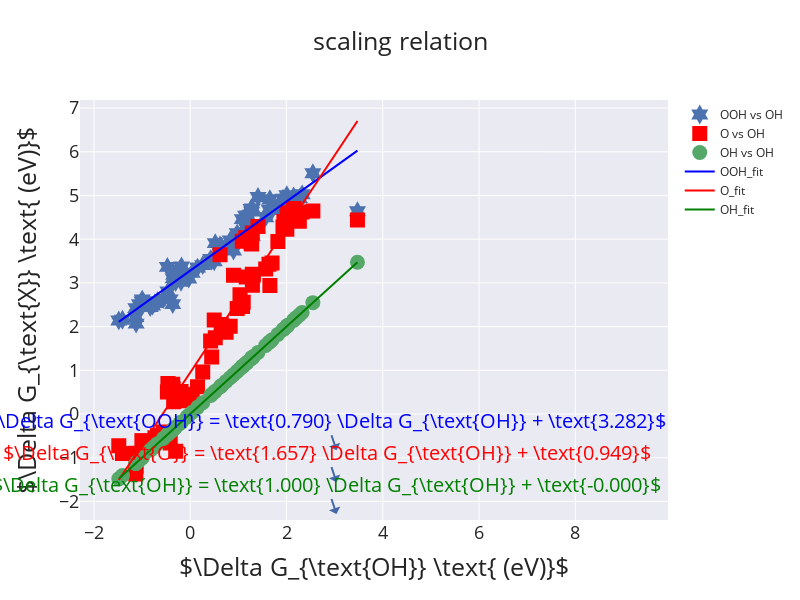

The code cell stored with this chart in its notebook:
### Code cell
trace1 = go.Scatter(x = df_cleaned['DG_OH'], y = df_cleaned['DG_OOH'], name = 'OOH vs OH',
                    text = df_cleaned['formula'],
                    mode = 'markers', marker = dict(size = 15, symbol = 18))

trace2 = go.Scatter(x = df_cleaned['DG_OH'], y = df_cleaned['DG_O'], name = 'O vs OH',
                    text = df_cleaned['formula'],
                    mode = 'markers', marker = dict(size = 15, symbol = 30,
                                                    color = 'rgb(255,0,0)'))
trace3 = go.Scatter(x = df_cleaned['DG_OH'], y = df_cleaned['DG_OH'], name = 'OH vs OH',
                    text = df_cleaned['formula'],
                    mode = 'markers', marker = dict(size = 15, symbol = 0))

trace4 = go.Scatter(x=x_range, y= y1_range, name = 'OOH_fit',
                    mode = 'lines', marker=dict(color = 'blue'))
trace5 = go.Scatter(x=x_range, y= y2_range, name = 'O_fit',
                    mode = 'lines', marker=dict(color = 'red'))
trace6 = go.Scatter(x=x_range, y= y3_range, name = 'OH_fit',
                    mode = 'lines', marker=dict(color = 'green'))

data = [trace1, trace2, trace3, trace4, trace5, trace6]

layout = go.Layout(height = 600, width = 800, title = 'scaling relation',
                   titlefont = dict(size = 25), template= 'seaborn',
                    )

fig = go.Figure(data = data, layout = layout)

fig.update_xaxes(title_text = r'$\Delta G_{\text{OH}} \text{ (eV)}$', titlefont = dict(size = 25),
                 tickfont = dict(size=18),
                   zeroline = False,
                   gridwidth = 1)
fig.update_yaxes(title_text = r'$\Delta G_{\text{X}} \text{ (eV)}$', titlefont = dict(size = 25),
                 tickfont = dict(size=18),
                   zeroline = False,
                   gridwidth = 1)
annotations = []
annotations.append(dict(x=2, y= 1,
                        text = r'$\Delta G_{\text{OOH}} = \text{%4.3f} \Delta G_{\text{OH}} + \text{%4.3f}$'
                               % (coeff_OOH, intercept_OOH),
                        xshift = 50, yshift = -80,
                        font = dict(size = 20, color = 'blue')))
annotations.append(dict(x=2, y= 0.5, text = r'$\Delta G_{\text{O}} = \text{%4.3f} \Delta G_{\text{OH}} + \text{%4.3f}$'
                                          % (coeff_O, intercept_O),
                        xshift = 50, yshift = -90,
                        font = dict(size = 20, color = 'red')))

annotations.append(dict(x=2, y= 0, text = r'$\Delta G_{\text{OH}} = \text{%4.3f} \Delta G_{\text{OH}} + \text{%4.3f}$'
                                          % (coeff_OH, intercept_OH),
                        xshift = 50, yshift = -100,
                        font = dict(size = 20, color = 'green')))

fig.update_layout(annotations = annotations)

# plot(fig, auto_open = True, filename = 'plots/scaling_relations.html', include_mathjax='cdn')
fig.show()
# py.iplot(fig)

### Figure 1 — Plotly figure (JSON) as saved in the notebook; plotly's stock layout.template omitted (floating-point values rounded to 4 significant figures)
{"data": [{"marker": {"size": 15, "symbol": 18}, "mode": "markers", "name": "OOH vs OH", "text": ["SrTcO3", "BaFeO3", "BaMoO3", "KTaO3", "BaZrO3", "SrFeO3", "KTcO3", "NaTcO3", "BaHfO3", "SrTiO3", "SrCuO3", "KNbO3", "NaTaO3", "BaScO3", "BaPdO3", "SrHfO3", "NaOsO3", "TlTcO3", "KReO3", "SrRuO3", "KHfO3", "SrVO3", "KOsO3", "TaAgO3", "SrNiO3", "RbIrO3", "NaReO3", "SrMnO3", "CaFeO3", "SrZrO3", "RbTaO3", "SrCoO3", "KZrO3", "CaTiO3", "NaRuO3", "LiTcO3", "SrPdO3", "KWO3", "KRhO3", "BaCuO3", "RbNbO3", "BaOsO3", "BaRuO3", "KRuO3", "SrMoO3", "NaTiO3", "SrScO3", "SrRhO3", "NaMoO3", "BaRhO3", "BaPtO3", "CaVO3", "KMoO3", "SrCrO3", "RbRhO3", "BaVO3", "CaCoO3", "CaMnO3", "KPtO3", "BaNiO3", "BaMnO3", "SrIrO3", "NaVO3", "NaFeO3", "BaIrO3", "RbReO3", "CaRuO3", "RbPdO3", "CaHfO3", "TlWO3", "RbPtO3"], "type": "scatter", "x": [-0.782, 2.024, -0.302, -1.001, 1.29, 2.026, 0.04, -0.067, 1.191, 1.276, 2.007, -0.217, -1.129, 2.147, 1.7, 1.081, -0.354, -0.031, -0.733, 0.26, 1.946, -0.191, -0.464, -1.056, 3.474, 0.976, -0.831, 2.548, 1.927, 1.151, -0.997, 1.163, 2.007, 1.263, 0.746, 0.152, 0.899, -1.124, 1.568, 1.821, -0.344, -1.484, 0.446, 0.83, -1.13, 2.205, 2.146, 0.499, -0.415, 1.086, 1.101, -0.181, -0.558, 0.646, 1.29, -0.474, 1.636, 1.408, 1.292, 2.267, 1.655, 0.424, 0.52, 2.325, 0.646, -0.678, -0.363, 1.313, 0.619, -1.407, 1.034], "y": [2.481, 4.917, 3.019, 2.575, 4.706, 4.94, 3.231, 3.149, 4.537, 4.632, 5.007, 3.298, 2.423, 4.977, 4.665, 4.46, 3.103, 3.1, 2.539, 3.406, 4.806, 3.026, 2.802, 2.512, 4.641, 4.135, 2.449, 5.509, 4.926, 4.537, 2.619, 4.261, 4.825, 4.692, 3.804, 3.351, 3.741, 2.067, 4.504, 4.755, 3.187, 2.141, 3.513, 3.972, 2.216, 4.918, 4.963, 3.496, 2.624, 4.115, 4.159, 3.376, 2.632, 3.829, 4.069, 3.366, 4.683, 4.967, 4.28, 4.943, 4.914, 3.546, 3.911, 5.028, 3.828, 2.581, 2.514, 4.231, 3.86, 2.157, 4.02]}, {"marker": {"color": "rgb(255,0,0)", "size": 15, "symbol": 30}, "mode": "markers", "name": "O vs OH", "text": ["SrTcO3", "BaFeO3", "BaMoO3", "KTaO3", "BaZrO3", "SrFeO3", "KTcO3", "NaTcO3", "BaHfO3", "SrTiO3", "SrCuO3", "KNbO3", "NaTaO3", "BaScO3", "BaPdO3", "SrHfO3", "NaOsO3", "TlTcO3", "KReO3", "SrRuO3", "KHfO3", "SrVO3", "KOsO3", "TaAgO3", "SrNiO3", "RbIrO3", "NaReO3", "SrMnO3", "CaFeO3", "SrZrO3", "RbTaO3", "SrCoO3", "KZrO3", "CaTiO3", "NaRuO3", "LiTcO3", "SrPdO3", "KWO3", "KRhO3", "BaCuO3", "RbNbO3", "BaOsO3", "BaRuO3", "KRuO3", "SrMoO3", "NaTiO3", "SrScO3", "SrRhO3", "NaMoO3", "BaRhO3", "BaPtO3", "CaVO3", "KMoO3", "SrCrO3", "RbRhO3", "BaVO3", "CaCoO3", "CaMnO3", "KPtO3", "BaNiO3", "BaMnO3", "SrIrO3", "NaVO3", "NaFeO3", "BaIrO3", "RbReO3", "CaRuO3", "RbPdO3", "CaHfO3", "TlWO3", "RbPtO3"], "type": "scatter", "x": [-0.782, 2.024, -0.302, -1.001, 1.29, 2.026, 0.04, -0.067, 1.191, 1.276, 2.007, -0.217, -1.129, 2.147, 1.7, 1.081, -0.354, -0.031, -0.733, 0.26, 1.946, -0.191, -0.464, -1.056, 3.474, 0.976, -0.831, 2.548, 1.927, 1.151, -0.997, 1.163, 2.007, 1.263, 0.746, 0.152, 0.899, -1.124, 1.568, 1.821, -0.344, -1.484, 0.446, 0.83, -1.13, 2.205, 2.146, 0.499, -0.415, 1.086, 1.101, -0.181, -0.558, 0.646, 1.29, -0.474, 1.636, 1.408, 1.292, 2.267, 1.655, 0.424, 0.52, 2.325, 0.646, -0.678, -0.363, 1.313, 0.619, -1.407, 1.034], "y": [-0.707, 4.452, -0.853, -0.614, 4.143, 4.606, 0.446, 0.301, 4.023, 3.889, 4.23, 0.465, -0.899, 4.7, 3.455, 3.952, 0.577, 0.313, -0.544, 0.96, 4.407, 0.516, 0.699, -0.969, 4.437, 2.415, -0.697, 4.648, 4.277, 4.034, -0.617, 3.136, 4.516, 3.911, 1.871, 0.621, 3.176, -1.2, 3.321, 3.95, 0.282, -0.728, 1.303, 2.006, -1.375, 4.568, 4.677, 2.151, -0.665, 2.461, 2.56, 0.389, -0.412, 2.046, 3.2, 0.504, 3.425, 4.289, 2.948, 4.41, 2.943, 1.673, 1.743, 4.625, 1.989, -0.492, 0.68, 3.183, 3.642, -0.904, 2.727]}, {"marker": {"size": 15, "symbol": 0}, "mode": "markers", "name": "OH vs OH", "text": ["SrTcO3", "BaFeO3", "BaMoO3", "KTaO3", "BaZrO3", "SrFeO3", "KTcO3", "NaTcO3", "BaHfO3", "SrTiO3", "SrCuO3", "KNbO3", "NaTaO3", "BaScO3", "BaPdO3", "SrHfO3", "NaOsO3", "TlTcO3", "KReO3", "SrRuO3", "KHfO3", "SrVO3", "KOsO3", "TaAgO3", "SrNiO3", "RbIrO3", "NaReO3", "SrMnO3", "CaFeO3", "SrZrO3", "RbTaO3", "SrCoO3", "KZrO3", "CaTiO3", "NaRuO3", "LiTcO3", "SrPdO3", "KWO3", "KRhO3", "BaCuO3", "RbNbO3", "BaOsO3", "BaRuO3", "KRuO3", "SrMoO3", "NaTiO3", "SrScO3", "SrRhO3", "NaMoO3", "BaRhO3", "BaPtO3", "CaVO3", "KMoO3", "SrCrO3", "RbRhO3", "BaVO3", "CaCoO3", "CaMnO3", "KPtO3", "BaNiO3", "BaMnO3", "SrIrO3", "NaVO3", "NaFeO3", "BaIrO3", "RbReO3", "CaRuO3", "RbPdO3", "CaHfO3", "TlWO3", "RbPtO3"], "type": "scatter", "x": [-0.782, 2.024, -0.302, -1.001, 1.29, 2.026, 0.04, -0.067, 1.191, 1.276, 2.007, -0.217, -1.129, 2.147, 1.7, 1.081, -0.354, -0.031, -0.733, 0.26, 1.946, -0.191, -0.464, -1.056, 3.474, 0.976, -0.831, 2.548, 1.927, 1.151, -0.997, 1.163, 2.007, 1.263, 0.746, 0.152, 0.899, -1.124, 1.568, 1.821, -0.344, -1.484, 0.446, 0.83, -1.13, 2.205, 2.146, 0.499, -0.415, 1.086, 1.101, -0.181, -0.558, 0.646, 1.29, -0.474, 1.636, 1.408, 1.292, 2.267, 1.655, 0.424, 0.52, 2.325, 0.646, -0.678, -0.363, 1.313, 0.619, -1.407, 1.034], "y": [-0.782, 2.024, -0.302, -1.001, 1.29, 2.026, 0.04, -0.067, 1.191, 1.276, 2.007, -0.217, -1.129, 2.147, 1.7, 1.081, -0.354, -0.031, -0.733, 0.26, 1.946, -0.191, -0.464, -1.056, 3.474, 0.976, -0.831, 2.548, 1.927, 1.151, -0.997, 1.163, 2.007, 1.263, 0.746, 0.152, 0.899, -1.124, 1.568, 1.821, -0.344, -1.484, 0.446, 0.83, -1.13, 2.205, 2.146, 0.499, -0.415, 1.086, 1.101, -0.181, -0.558, 0.646, 1.29, -0.474, 1.636, 1.408, 1.292, 2.267, 1.655, 0.424, 0.52, 2.325, 0.646, -0.678, -0.363, 1.313, 0.619, -1.407, 1.034]}, {"marker": {"color": "blue"}, "mode": "lines", "name": "OOH_fit", "type": "scatter", "x": [-1.484, -1.434, -1.384, -1.334, -1.284, -1.234, -1.184, -1.133, -1.083, -1.033, -0.9832, -0.9331, -0.883, -0.8329, -0.7829, -0.7328, -0.6827, -0.6326, -0.5825, -0.5325, -0.4824, -0.4323, -0.3822, -0.3321, -0.2821, -0.232, -0.1819, -0.1318, -0.08174, -0.03166, 0.01842, 0.06851, 0.1186, 0.1687, 0.2187, 0.2688, 0.3189, 0.369, 0.4191, 0.4692, 0.5192, 0.5693, 0.6194, 0.6695, 0.7196, 0.7696, 0.8197, 0.8698, 0.9199, 0.97, 1.02, 1.07, 1.12, 1.17, 1.22, 1.27, 1.321, 1.371, 1.421, 1.471, 1.521, 1.571, 1.621, 1.671, 1.721, 1.771, 1.821, 1.871, 1.921, 1.972, 2.022, 2.072, 2.122, 2.172, 2.222, 2.272, 2.322, 2.372, 2.422, 2.472, 2.522, 2.573, 2.623, 2.673, 2.723, 2.773, 2.823, 2.873, 2.923, 2.973, 3.023, 3.073, 3.123, 3.174, 3.224, 3.274, 3.324, 3.374, 3.424, 3.474], "y": [2.109, 2.149, 2.188, 2.228, 2.268, 2.307, 2.347, 2.386, 2.426, 2.465, 2.505, 2.545, 2.584, 2.624, 2.663, 2.703, 2.742, 2.782, 2.822, 2.861, 2.901, 2.94, 2.98, 3.019, 3.059, 3.099, 3.138, 3.178, 3.217, 3.257, 3.296, 3.336, 3.376, 3.415, 3.455, 3.494, 3.534, 3.573, 3.613, 3.653, 3.692, 3.732, 3.771, 3.811, 3.85, 3.89, 3.93, 3.969, 4.009, 4.048, 4.088, 4.127, 4.167, 4.207, 4.246, 4.286, 4.325, 4.365, 4.404, 4.444, 4.484, 4.523, 4.563, 4.602, 4.642, 4.681, 4.721, 4.761, 4.8, 4.84, 4.879, 4.919, 4.958, 4.998, 5.038, 5.077, 5.117, 5.156, 5.196, 5.235, 5.275, 5.315, 5.354, 5.394, 5.433, 5.473, 5.512, 5.552, 5.592, 5.631, 5.671, 5.71, 5.75, 5.789, 5.829, 5.869, 5.908, 5.948, 5.987, 6.027]}, {"marker": {"color": "red"}, "mode": "lines", "name": "O_fit", "type": "scatter", "x": [-1.484, -1.434, -1.384, -1.334, -1.284, -1.234, -1.184, -1.133, -1.083, -1.033, -0.9832, -0.9331, -0.883, -0.8329, -0.7829, -0.7328, -0.6827, -0.6326, -0.5825, -0.5325, -0.4824, -0.4323, -0.3822, -0.3321, -0.2821, -0.232, -0.1819, -0.1318, -0.08174, -0.03166, 0.01842, 0.06851, 0.1186, 0.1687, 0.2187, 0.2688, 0.3189, 0.369, 0.4191, 0.4692, 0.5192, 0.5693, 0.6194, 0.6695, 0.7196, 0.7696, 0.8197, 0.8698, 0.9199, 0.97, 1.02, 1.07, 1.12, 1.17, 1.22, 1.27, 1.321, 1.371, 1.421, 1.471, 1.521, 1.571, 1.621, 1.671, 1.721, 1.771, 1.821, 1.871, 1.921, 1.972, 2.022, 2.072, 2.122, 2.172, 2.222, 2.272, 2.322, 2.372, 2.422, 2.472, 2.522, 2.573, 2.623, 2.673, 2.723, 2.773, 2.823, 2.873, 2.923, 2.973, 3.023, 3.073, 3.123, 3.174, 3.224, 3.274, 3.324, 3.374, 3.424, 3.474], "y": [-1.51, -1.427, -1.344, -1.261, -1.178, -1.095, -1.012, -0.9289, -0.8459, -0.763, -0.68, -0.597, -0.514, -0.4311, -0.3481, -0.2651, -0.1821, -0.09915, -0.01617, 0.0668, 0.1498, 0.2328, 0.3157, 0.3987, 0.4817, 0.5647, 0.6476, 0.7306, 0.8136, 0.8966, 0.9795, 1.063, 1.146, 1.228, 1.311, 1.394, 1.477, 1.56, 1.643, 1.726, 1.809, 1.892, 1.975, 2.058, 2.141, 2.224, 2.307, 2.39, 2.473, 2.556, 2.639, 2.722, 2.805, 2.888, 2.971, 3.054, 3.137, 3.22, 3.303, 3.386, 3.469, 3.552, 3.635, 3.718, 3.801, 3.884, 3.967, 4.05, 4.133, 4.216, 4.299, 4.382, 4.465, 4.548, 4.631, 4.714, 4.796, 4.879, 4.962, 5.045, 5.128, 5.211, 5.294, 5.377, 5.46, 5.543, 5.626, 5.709, 5.792, 5.875, 5.958, 6.041, 6.124, 6.207, 6.29, 6.373, 6.456, 6.539, 6.622, 6.705]}, {"marker": {"color": "green"}, "mode": "lines", "name": "OH_fit", "type": "scatter", "x": [-1.484, -1.434, -1.384, -1.334, -1.284, -1.234, -1.184, -1.133, -1.083, -1.033, -0.9832, -0.9331, -0.883, -0.8329, -0.7829, -0.7328, -0.6827, -0.6326, -0.5825, -0.5325, -0.4824, -0.4323, -0.3822, -0.3321, -0.2821, -0.232, -0.1819, -0.1318, -0.08174, -0.03166, 0.01842, 0.06851, 0.1186, 0.1687, 0.2187, 0.2688, 0.3189, 0.369, 0.4191, 0.4692, 0.5192, 0.5693, 0.6194, 0.6695, 0.7196, 0.7696, 0.8197, 0.8698, 0.9199, 0.97, 1.02, 1.07, 1.12, 1.17, 1.22, 1.27, 1.321, 1.371, 1.421, 1.471, 1.521, 1.571, 1.621, 1.671, 1.721, 1.771, 1.821, 1.871, 1.921, 1.972, 2.022, 2.072, 2.122, 2.172, 2.222, 2.272, 2.322, 2.372, 2.422, 2.472, 2.522, 2.573, 2.623, 2.673, 2.723, 2.773, 2.823, 2.873, 2.923, 2.973, 3.023, 3.073, 3.123, 3.174, 3.224, 3.274, 3.324, 3.374, 3.424, 3.474], "y": [-1.484, -1.434, -1.384, -1.334, -1.284, -1.234, -1.184, -1.133, -1.083, -1.033, -0.9832, -0.9331, -0.883, -0.8329, -0.7829, -0.7328, -0.6827, -0.6326, -0.5825, -0.5325, -0.4824, -0.4323, -0.3822, -0.3321, -0.2821, -0.232, -0.1819, -0.1318, -0.08174, -0.03166, 0.01842, 0.06851, 0.1186, 0.1687, 0.2187, 0.2688, 0.3189, 0.369, 0.4191, 0.4692, 0.5192, 0.5693, 0.6194, 0.6695, 0.7196, 0.7696, 0.8197, 0.8698, 0.9199, 0.97, 1.02, 1.07, 1.12, 1.17, 1.22, 1.27, 1.321, 1.371, 1.421, 1.471, 1.521, 1.571, 1.621, 1.671, 1.721, 1.771, 1.821, 1.871, 1.921, 1.972, 2.022, 2.072, 2.122, 2.172, 2.222, 2.272, 2.322, 2.372, 2.422, 2.472, 2.522, 2.573, 2.623, 2.673, 2.723, 2.773, 2.823, 2.873, 2.923, 2.973, 3.023, 3.073, 3.123, 3.174, 3.224, 3.274, 3.324, 3.374, 3.424, 3.474]}], "layout": {"annotations": [{"font": {"color": "blue", "size": 20}, "text": "$\\Delta G_{\\text{OOH}} = \\text{0.790} \\Delta G_{\\text{OH}} + \\text{3.282}$", "x": 2, "xshift": 50, "y": 1, "yshift": -80}, {"font": {"color": "red", "size": 20}, "text": "$\\Delta G_{\\text{O}} = \\text{1.657} \\Delta G_{\\text{OH}} + \\text{0.949}$", "x": 2, "xshift": 50, "y": 0.5, "yshift": -90}, {"font": {"color": "green", "size": 20}, "text": "$\\Delta G_{\\text{OH}} = \\text{1.000} \\Delta G_{\\text{OH}} + \\text{-0.000}$", "x": 2, "xshift": 50, "y": 0, "yshift": -100}], "height": 600, "title": {"font": {"size": 25}, "text": "scaling relation"}, "width": 800, "xaxis": {"gridwidth": 1, "tickfont": {"size": 18}, "title": {"font": {"size": 25}, "text": "$\\Delta G_{\\text{OH}} \\text{ (eV)}$"}, "zeroline": false}, "yaxis": {"gridwidth": 1, "tickfont": {"size": 18}, "title": {"font": {"size": 25}, "text": "$\\Delta G_{\\text{X}} \\text{ (eV)}$"}, "zeroline": false}}}
